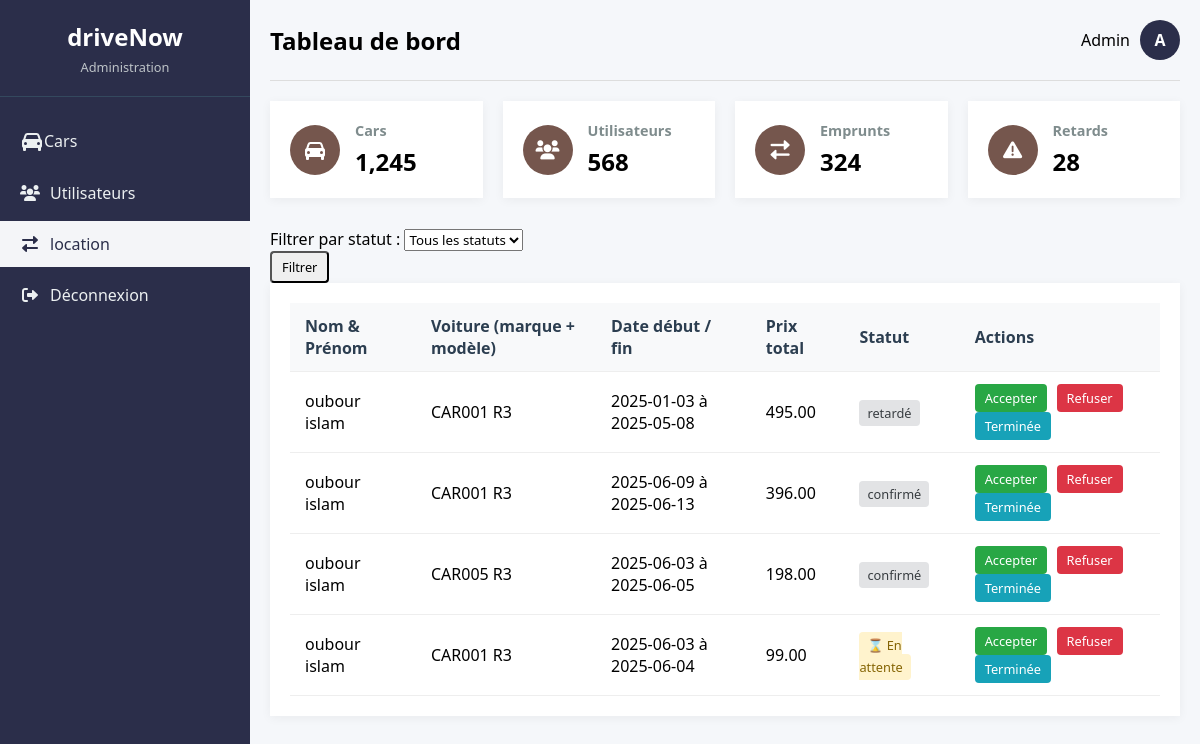
The page /location.php on the database its author committed.
### tables this page shows
CREATE TABLE `location` (
  `id_location` int(11) NOT NULL,
  `montant_total` decimal(10,2) DEFAULT NULL,
  `date_debut` date DEFAULT NULL,
  `date_fin` date DEFAULT NULL,
  `status` varchar(20) DEFAULT NULL,
  `numContrat` int(11) DEFAULT NULL,
  `Matricule` varchar(20) DEFAULT NULL,
  `cinutilisateur` varchar(20) DEFAULT NULL,
  `lieu_prise` varchar(50) DEFAULT NULL,
  `lieu_retour` varchar(50) DEFAULT NULL,
  `date_retour_reel` datetime DEFAULT NULL
);

CREATE TABLE `utilisateur` (
  `cinutilisateur` varchar(20) NOT NULL,
  `nomutilisateur` varchar(50) DEFAULT NULL,
  `prenomutilisateur` varchar(50) DEFAULT NULL,
  `adresseutilisateur` varchar(100) DEFAULT NULL,
  `villeutilisateur` varchar(50) DEFAULT NULL,
  `telutilisateur` varchar(20) DEFAULT NULL,
  `typeutilisateur` varchar(20) DEFAULT NULL,
  `loginutilisateur` varchar(50) DEFAULT NULL,
  `passwordutilisateur` varchar(50) DEFAULT NULL,
  `Roletilutilisateur` tinyint(20) DEFAULT NULL
);

CREATE TABLE `voiture` (
  `Matricule` varchar(20) NOT NULL,
  `couleur` varchar(30) DEFAULT NULL,
  `photo` varchar(255) DEFAULT NULL,
  `prix` decimal(10,2) DEFAULT NULL,
  `modele` varchar(50) DEFAULT NULL,
  `marque` varchar(50) DEFAULT NULL,
  `disponible` tinyint(1) DEFAULT NULL,
  `annee` int(11) DEFAULT NULL,
  `transmission` varchar(50) DEFAULT NULL,
  `kilometrage` varchar(20) DEFAULT NULL
);

### location.php (the view, shortened to what this page needs)
<?php
require('connection_database.php');
$sql = "SELECT * FROM utilisateur NATURAL JOIN location NATURAL JOIN voiture WHERE Roletilutilisateur=0";
$result = $connexion->query($sql);
?>
<!DOCTYPE html>
<html lang="fr">
<head>
    <link rel="stylesheet" href="https://cdnjs.cloudflare.com/ajax/libs/font-awesome/6.0.0/css/all.min.css">
</head>
<body>
    <div class="admin-container">
        <aside class="sidebar">
            <div class="logo">
                <h1>driveNow</h1>
                <p>Administration</p>
            </div>
            <nav>
                <ul>
                    <li><a href="acceuil.php"> Cars</a></li>
                    <li><a href="gestion_clients.php"><i class="fas fa-users"></i>Utilisateurs</a></li>
                    <li class="active"><a href="gestion_location.php"><i class="fas fa-exchange-alt"></i> location</a></li>
                    <li><a href="deconnexion.php"><i class="fas fa-sign-out-alt"></i> Déconnexion</a></li>
                </ul>
            </nav>
        </aside>
        <main class="main-content">
            <header class="admin-header">
                <h2>Tableau de bord</h2>
                <div class="admin-profile">
                <?php if(isset($_SESSION['nom'])): ?>
                  <span><?=$_SESSION['nom']." ".$_SESSION['prenom']?></span>
                  <div class="avatar"><?= substr($_SESSION['nom'], 0, 1).substr($_SESSION['prenom'], 0, 1) ?></div>
                <?php else: ?>
                  <span>Admin</span>
                  <div class="avatar">A</div>
                <?php endif; ?>
              </div>
            </header>
            <div class="stats-grid">
                <div class="stat-card">
                    <div class="stat-icon blue">
                    </div>
                    <div class="stat-info">
                        <h3>Cars</h3>
                        <p class="number">1,245</p>
                    </div>
                </div>
                <div class="stat-card">
                    <div class="stat-icon green">
                        <i class="fas fa-users"></i>
                    </div>
                    <div class="stat-info">
                        <h3>Utilisateurs</h3>
                        <p class="number">568</p>
                    </div>
                </div>
                <div class="stat-card">
                    <div class="stat-icon orange">
                        <i class="fas fa-exchange-alt"></i>
                    </div>
                    <div class="stat-info">
                        <h3>Emprunts</h3>
                        <p class="number">324</p>
                    </div>
                </div>
                <div class="stat-card">
                    <div class="stat-icon red">
                        <i class="fas fa-exclamation-triangle"></i>
                    </div>
                    <div class="stat-info">
                        <h3>Retards</h3>
                        <p class="number">28</p>
                    </div>
                </div>
            </div>
            <div class="container my-4">
                <div class="row justify-content-center">
                    <div class="col-12">
                        <div class="card shadow-sm">
                            <div class="card-body">
                                <form method="GET" action="" class="row g-3 align-items-end">
                                    <div class="col-md-4">
                                        <label for="status" class="form-label fw-bold">Filtrer par statut :</label>
                                        <select name="status" id="status" class="form-select">
                                            <option value="">Tous les statuts</option>
                                        </select>
                                    </div>
                                    <div class="col-md-2">
                                        <button type="submit" class="btn btn-primary w-100">Filtrer</button>
                                    </div>
                                </form>
                            </div>
                        </div>
                    </div>
                </div>
            </div>
            <div class="recent-activity">
                <table>
                    <thead>
                      <tr>
                         <th scope="col">Nom & Prénom</th>
                         <th scope="col">Voiture (marque + modèle)</th>
                         <th scope="col">Date début / fin</th>
                         <th scope="col">Prix total</th>
                         <th scope="col">Statut</th>
                         <th scope="col">Actions</th>
                      </tr>
                    </thead>
                    <tbody>
       <?php if ($result && $result->num_rows > 0): ?>
        <?php while ($row = $result->fetch_assoc()): ?>
          <tr>
            <td><?= $row['nomutilisateur']." ".$row['prenomutilisateur'] ?></td>
            <td><?= $row['Matricule']." ". $row['modele'] ?></td>
            <td><?=  $row['date_debut']."  à ".$row['date_fin']?></td>
            <td><?= $row['montant_total'] ?></td>
            <td>
              <?php
                $status = strtolower($row['status']);
                switch ($status) {
                  case 'en attente':
                    echo '<span class="badge badge-warning">⌛ En attente</span>';
                    break;
                  default:
                    echo '<span class="badge badge-secondary">'.$row['status'].'</span>';
                }
              ?>
            </td>
            <td>
                <a href="accepter_location.php?id=<?= $row['id_location'] ?>" class="btn btn-success">Accepter</a>
                <a href="refuser_location.php?id=<?= $row['id_location'] ?>" class="btn btn-danger">Refuser</a>
                <a href="terminer_location.php?id=<?= $row['id_location'] ?>" class="btn btn-info">Terminée</a>
            </td>
          </tr>
        <?php endwhile; ?>
      <?php else: ?>
        <tr>
          <td colspan="7" class="text-center">Aucune location trouvée.</td>
        </tr>
      <?php endif; ?>
                    </tbody>
                </table>
            </div>
        </main>
    </div>
</body>
</html>

### location.php (style rules this page uses)
* { margin: 0; padding: 0; box-sizing: border-box; font-family: 'Segoe UI', Tahoma, Geneva, Verdana, sans-serif; }
.admin-container { display: flex; min-height: 100vh; background-color: #f5f7fa; }
.sidebar { width: 250px; background-color: #2B2E4A; color: white; padding: 20px 0; }
.logo { text-align: center; padding: 0 20px 20px; border-bottom: 1px solid #34495e; }
.logo h1 { font-size: 1.5rem; margin-bottom: 5px; }
.logo p { font-size: 0.8rem; color: #bdc3c7; }
.sidebar nav ul { list-style: none; margin-top: 20px; }
.sidebar nav ul li { margin: 5px 0; }
.sidebar nav ul li a { display: flex; align-items: center; padding: 12px 20px; color: #ecf0f1; text-decoration: none; transition: all 0.3s; }
.sidebar nav ul li a i { margin-right: 10px; width: 20px; text-align: center; }
.sidebar nav ul li.active a { background-color: #F4F5F8; color: #2B2E4A; }
.main-content { flex: 1; padding: 20px; }
.admin-header { display: flex; justify-content: space-between; align-items: center; margin-bottom: 20px; padding-bottom: 20px; border-bottom: 1px solid #ddd; }
.admin-profile { display: flex; align-items: center; }
.admin-profile span { margin-right: 10px; }
.avatar { width: 40px; height: 40px; background-color: #2B2E4A; color: white; border-radius: 50%; display: flex; align-items: center; justify-content: center; font-weight: bold; }
.stats-grid { display: grid; grid-template-columns: repeat(auto-fit, minmax(200px, 1fr)); gap: 20px; margin-bottom: 30px; }
.stat-card { background-color: white; padding: 20px; display: flex; align-items: center; box-shadow: 0 2px 10px rgba(0,0,0,0.05); }
.stat-icon { width: 50px; height: 50px; border-radius: 50%; display: flex; align-items: center; justify-content: center; margin-right: 15px; color: white; font-size: 1.2rem; }
.stat-icon.blue { background-color: #75564d; }
.stat-icon.green { background-color: #75564d; }
.stat-icon.orange { background-color: #75564d; }
.stat-icon.red { background-color : #75564d; }
.stat-info h3 { font-size: 0.9rem; color: #7f8c8d; margin-bottom: 5px; }
.stat-info .number { font-size: 1.5rem; font-weight: bold; }
.recent-activity { background-color: white; padding: 20px; box-shadow: 0 2px 10px rgba(0,0,0,0.05); }
table { width: 100%; border-collapse: collapse; }
table th, table td { padding: 12px 15px; text-align: left; border-bottom: 1px solid #eee; }
table th { background-color: #f8f9fa; font-weight: 600; color: #2c3e50; }
.badge { padding: 4px 8px; border-radius: 4px; font-size: 0.8rem; font-weight: 500; }
.badge-warning { background-color: #fff3cd; color: #856404; }
.badge-secondary { background-color: #e2e3e5; color: #383d41; }
.btn { padding: 5px 10px; border-radius: 4px; text-decoration: none; font-size: 0.8rem; margin-right: 5px; display: inline-block; }
.btn-success { background-color: #28a745; color: white; }
.btn-danger { background-color: #dc3545; color: white; }
.btn-info { background-color: #17a2b8; color: white; }

### rows shown on the page
location: cinutilisateur.nomutilisateur "oubour", cinutilisateur.prenomutilisateur "islam", Matricule "CAR001", Matricule.modele "R3", date_debut "2025-01-03", date_fin "2025-05-08", montant_total "495.00", status "retardé"
location: cinutilisateur.nomutilisateur "oubour", cinutilisateur.prenomutilisateur "islam", Matricule "CAR001", Matricule.modele "R3", date_debut "2025-06-09", date_fin "2025-06-13", montant_total "396.00", status "confirmé"
location: cinutilisateur.nomutilisateur "oubour", cinutilisateur.prenomutilisateur "islam", Matricule "CAR005", Matricule.modele "R3", date_debut "2025-06-03", date_fin "2025-06-05", montant_total "198.00", status "confirmé"
location: cinutilisateur.nomutilisateur "oubour", cinutilisateur.prenomutilisateur "islam", Matricule "CAR001", Matricule.modele "R3", date_debut "2025-06-03", date_fin "2025-06-04", montant_total "99.00", status "⌛ En attente"
